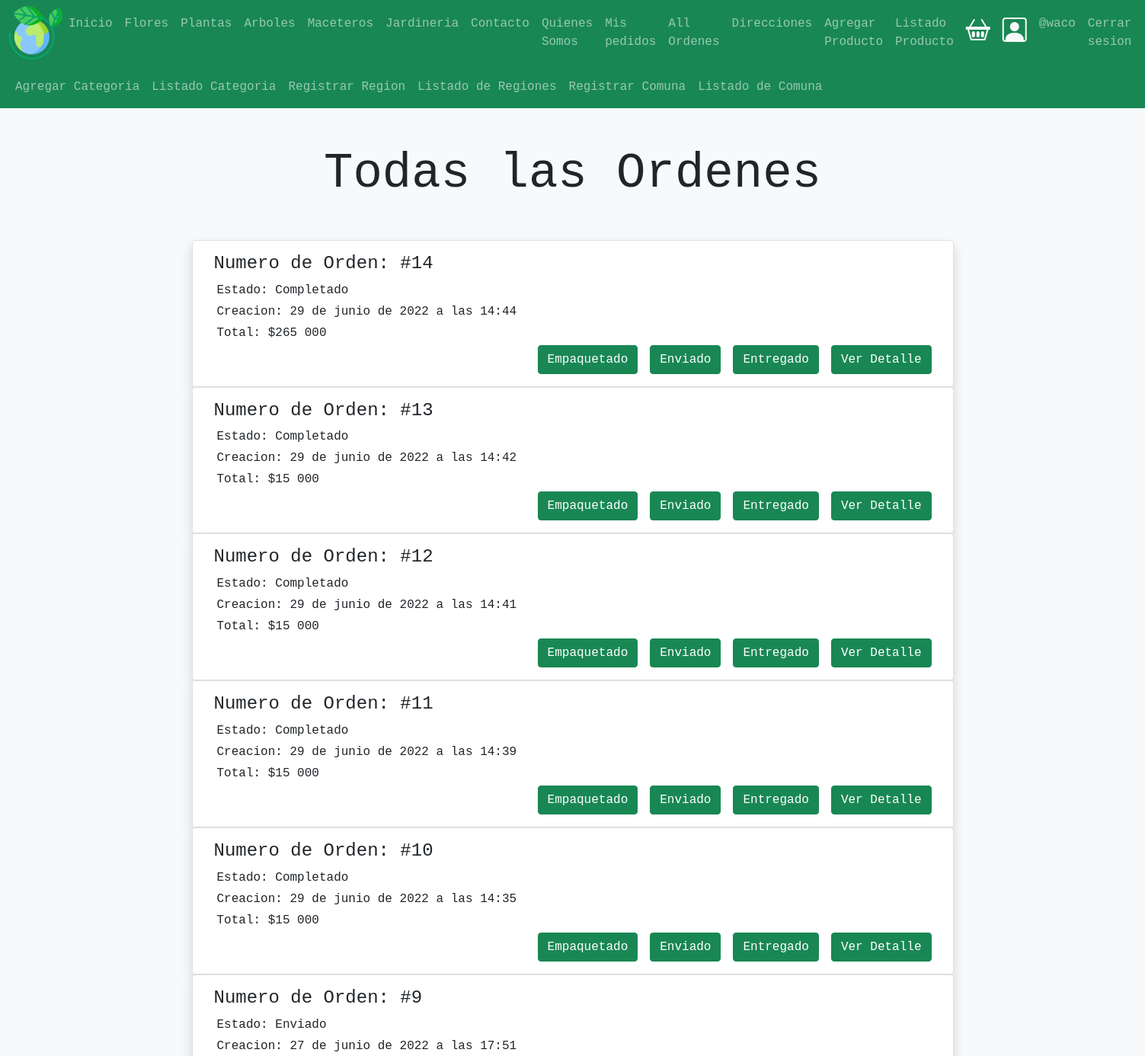
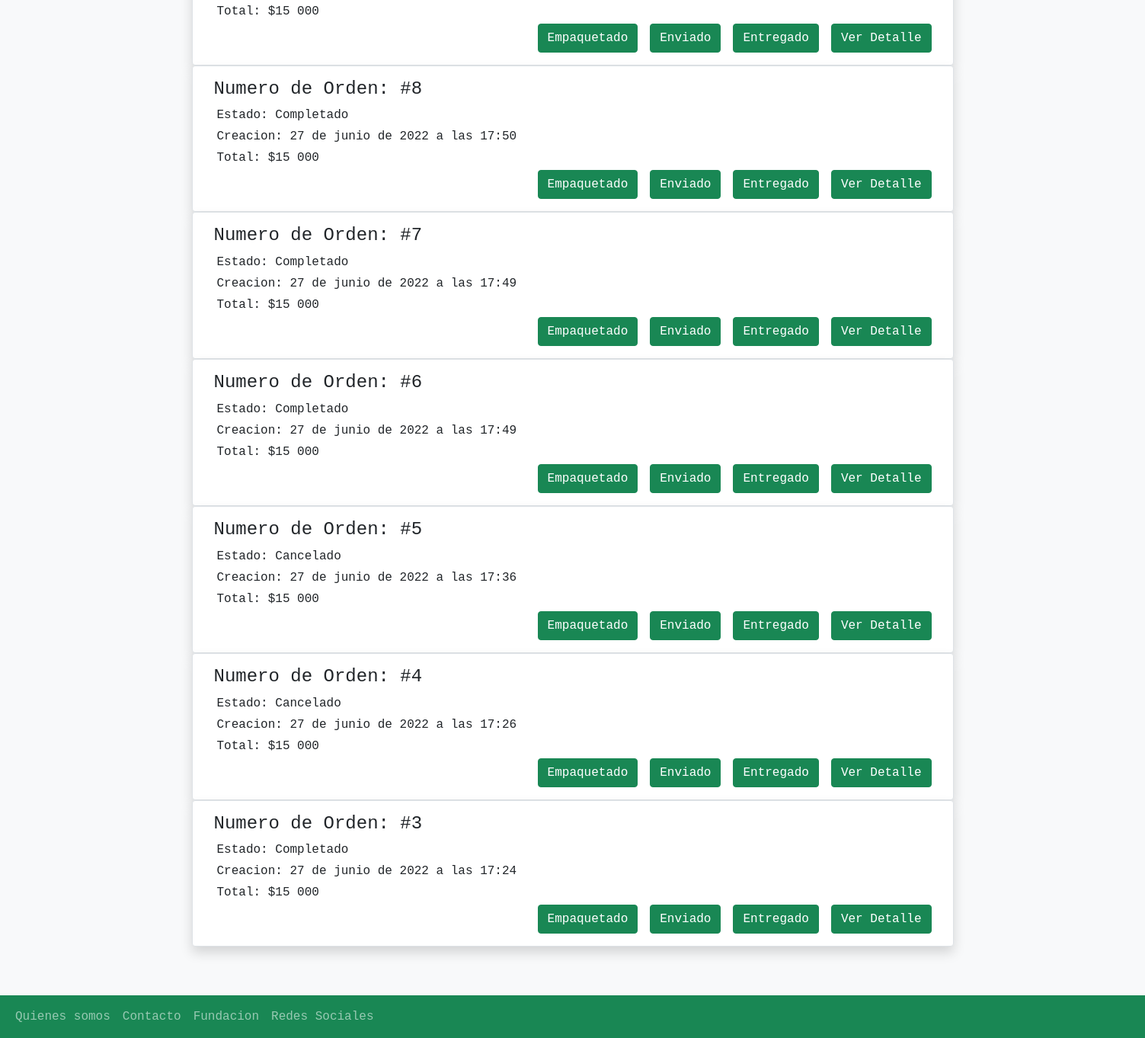
/orden/allOrdenes (signed in), run on the app's committed database (2 pictures, top to bottom).
### ordenes/models.py (models this page shows, shortened)
class Ordenes(models.Model):
    orden_id = models.CharField(max_length=100, null=False, blank=False, unique=True)
    usuario = models.ForeignKey(User, on_delete = models.CASCADE)
    carrito = models.ForeignKey(Carrito, on_delete = models.CASCADE)
    status = models.ForeignKey(status, on_delete= models.PROTECT)
    total = models.IntegerField(default=0)
    envio = models.IntegerField(default=15000)
    creacion = models.DateTimeField(auto_now_add=True)
    direccion_envio = models.CharField( max_length=200 ,null=True , blank=True,)

class status(models.Model):
    nombre = models.CharField(max_length=50,blank=False, null=False, unique=True)
    def __str__(self):
        return self.nombre

### ordenes/views.py (the view)
# urls.py: path('allOrdenes', views.allOrdenes , name='allOrdenes'),
def allOrdenes(request):
    ordenes = Ordenes.objects.all().order_by('-id')
    return render(request,'ordenes/allOrdenes.html',{ 'ordenes':ordenes})

### ordenes/templates/ordenes/allOrdenes.html
{% extends 'base.html' %}
{% load static %}
{% load humanize %}
{% block contenido %}
<section>
    <div class="p-5 bg-light">
        <div class="container">
            <h1 class="display-3 text-center bg-light">Todas las Ordenes</h1>
        </div>
        <section>
            <div class="container mb-3 mt-5">
                <div class="row">
                    {% for orden in ordenes %}
                    <div class="card border rounded shadow">
                        <div class="card-body">
                            <h4 class="card-title"> Numero de Orden: #{{ orden.id}}</h4>
                            <p class="card-text m-1">Estado: {{orden.status}} </p>
                            <p class="card-text m-1"> Creacion: {{ orden.creacion}} </p>
                            <p class="card-text m-1"> Total: ${{ orden.total | intcomma}} </p>
                            <div class="d-flex justify-content-end">
                                {% if request.user.username == 'waco' %}
                                <div class="d-flex justify-content-end">
                                    <a href="{% url 'ordenes:empaquetado'  orden.id %}"class="btn btn-success me-3">Empaquetado</a>
                                    <a href="{% url 'ordenes:despachado'  orden.id %}" class="btn btn-success me-3">Enviado</a>
                                    <a href="{% url 'ordenes:entregado'  orden.id %}" class="btn btn-success me-3">Entregado</a>
                                </div>
                                {% endif %}
                                <a href="{% url 'ordenes:detalleCompra'  orden.carrito_id %}" class="btn btn-success" role="button"> Ver Detalle</a>
                            </div>
                        </div>
                    </div>
                    {% endfor %}
                </div>
            </div>
        </section>
    </div>
</section>
{% endblock contenido %}

### templates/base.html (shortened to what this page needs)
{% load static %}
<!DOCTYPE html>
<html lang="es">
<head>
    <link href="https://cdn.jsdelivr.net/npm/bootstrap@5.1.3/dist/css/bootstrap.min.css" rel="stylesheet">
    <link rel="stylesheet" href="https://cdn.jsdelivr.net/npm/bootstrap-icons@1.8.2/font/bootstrap-icons.css">
    <link rel="stylesheet" href=" {% static 'css/miestilo.css'%} ">
</head>
<body>
    <header>
        <nav class="navbar navbar-expand-xl navbar-dark bg-success">
            <div class="container-fluid">
                <a href="{% url 'home'%}">
                    <img src="{% static 'img/el-planeta-tierra.png' %}" alt="Logo" style="width: 70px;">
                </a>
                <div class="collapse navbar-collapse" id="mynavbar">
                    <ul class="navbar-nav me-auto">
                        <li class="nav-item">
                            <a class="nav-link" href="{% url 'home' %}">Inicio</a>
                        </li>
                        <li class="nav-item">
                            <a class="nav-link" href="{% url 'flores' %}">Flores</a>
                        </li>
                        <li class="nav-item">
                            <a class="nav-link" href="{% url 'plantas' %}">Plantas</a>
                        </li>
                        <li class="nav-item">
                            <a class="nav-link" href="{% url 'arboles' %}">Arboles</a>
                        </li>
                        <li class="nav-item">
                            <a class="nav-link" href="{% url 'maceteros' %}">Maceteros</a>
                        </li>
                        <li class="nav-item">
                            <a class="nav-link" href="{% url 'jardineria' %}">Jardineria</a>
                        </li>
                        <li class="nav-item">
                            <a class="nav-link" href="{% url 'contacto'%}">Contacto</a>
                        </li>
                        <li class="nav-item">
                            <a class="nav-link" href="{% url 'quienesSomos'%}">Quienes Somos</a>
                        </li>
                        {% if user.is_authenticated %}
                        <li class="nav-item">
                            <a class="nav-link" href="{% url 'ordenes:completados'%}">Mis pedidos</a>
                        </li>
                        {% endif %}
                        {% if user.is_authenticated %}
                        <li class="nav-item">
                            <a class="nav-link" href="{% url 'ordenes:allOrdenes'%}">All Ordenes</a>
                        </li>
                        {% endif %}
                        {% if user.is_authenticated %}
                            <li class="nav-item">
                                <a class="nav-link" href="{% url 'direccion_envio:direccion_envio'%}">Direcciones</a>
                            </li>
                        {% endif %}
                        {% if user.is_authenticated %}
                            <li class="nav-item">
                                <a class="nav-link" href=" {% url 'productos:formProducto' %}">Agregar Producto</a>
                            </li>
                        {% endif %}
                        {% if user.is_authenticated %}
                        <li class="nav-item">
                            <a class="nav-link" href=" {% url 'productos:productoListado' %}">Listado Producto</a>
                        </li>
                    {% endif %}
                    </ul>
                    <div class="d-flex m-1">
                        <a href="{% url 'carrito:carrito'%}" class="text-light">
                            <i class="bi bi-basket2 p-1" style="font-size: 2rem;"></i>
                        </a>
                    </div>
                    <div class="d-flex m-2">
                        {% if user.is_authenticated %}
                            <a href="{% url 'perfil'%}" class="text-light">
                                <i class="bi bi-person-square" style="font-size: 2rem;"></i>
                            </a>
                        {% else%}
                            <a href="{% url 'login' %}" class="text-light">
                                <i class="bi bi-person-square" style="font-size: 2rem;"></i>
                            </a>
                        {% endif %}
                    </div>
                    <ul class="navbar-nav ">
                        {% if user.is_authenticated %}
                        <li class="nav-item">
                            <a class="nav-link" href="{% url 'perfil'%}">@{{ user.username }}</a>
                        </li>
                        <li class="nav-item">
                            <a class="nav-link" href="{% url 'logout' %}">Cerrar sesion</a>
                        </li>
                        {% else%}
                        <li class="nav-item d-flex">
                            <a class="nav-link" href="{% url 'login' %}">Iniciar Sesion</a>
                        </li>
                        {% endif %}
                    </ul>
                </div>
            </div>
        </nav>
        <nav class="navbar navbar-expand-xl navbar-dark bg-success">
            <div class="container-fluid">
                <div class="collapse navbar-collapse" id="mynavbar">
                    <ul class="navbar-nav me-auto">
                        {% if user.is_authenticated %}
                        <li class="nav-item">
                            <a class="nav-link" href=" {% url 'productos:formCategoria' %}">Agregar Categoria</a>
                        </li>
                    {% endif %}
                    {% if user.is_authenticated %}
                        <li class="nav-item">
                            <a class="nav-link" href=" {% url 'productos:listadoCategoria' %}">Listado Categoria</a>
                        </li>
                    {% endif %}
                    {% if user.is_authenticated %}
                        <li class="nav-item">
                            <a class="nav-link" href=" {% url 'formRegion' %}">Registrar Region</a>
                        </li>
                    {% endif %}
                    {% if user.is_authenticated %}
                    <li class="nav-item">
                        <a class="nav-link" href=" {% url 'listadoRegion' %}">Listado de  Regiones</a>
                    </li>
                {% endif %}
                {% if user.is_authenticated %}
                        <li class="nav-item">
                            <a class="nav-link" href=" {% url 'formComuna' %}">Registrar Comuna</a>
                        </li>
                    {% endif %}
                    {% if user.is_authenticated %}
                    <li class="nav-item">
                        <a class="nav-link" href=" {% url 'listadoComuna' %}">Listado de  Comuna</a>
                    </li>
                {% endif %}
                    </ul>
                </div>
            </div>
        </nav>
    </header>
{% block contenido %}
{% endblock contenido %}
   <footer>
        <nav class="navbar navbar-expand-sm bg-success navbar-dark">
            <div class="container-fluid">
                <ul class="navbar-nav me-auto">
                    <li class="nav-item">
                        <a class="nav-link" href=" {% url 'quienesSomos'%}">Quienes somos</a>
                    </li>
                    <li class="nav-item">
                        <a class="nav-link" href=" {% url 'contacto'%} ">Contacto</a>
                    </li>
                    <li class="nav-item">
                        <a class="nav-link" href="javascript:void(0)">Fundacion</a>
                    </li>
                    <li class="nav-item">
                        <a class="nav-link" href="#">Redes Sociales</a>
                    </li>
                </ul>
            </div>
          </nav>
    </footer>
</body>
</html>

### static/css/miestilo.css (style rules this page uses)
body { font-family: monospace; }
.container { width: 100%; max-width: 1000px; margin: auto; }

### data on the page
Ordenes: id "14", status "Completado", creacion "29 de junio de 2022 a las 14:44", total "265 000"
Ordenes: id "13", status "Completado", creacion "29 de junio de 2022 a las 14:42", total "15 000"
Ordenes: id "12", status "Completado", creacion "29 de junio de 2022 a las 14:41", total "15 000"
Ordenes: id "11", status "Completado", creacion "29 de junio de 2022 a las 14:39", total "15 000"
Ordenes: id "10", status "Completado", creacion "29 de junio de 2022 a las 14:35", total "15 000"
Ordenes: id "9", status "Enviado", creacion "27 de junio de 2022 a las 17:51", total "15 000"
Ordenes: id "8", status "Completado", creacion "27 de junio de 2022 a las 17:50", total "15 000"
Ordenes: id "7", status "Completado", creacion "27 de junio de 2022 a las 17:49", total "15 000"
Ordenes: id "6", status "Completado", creacion "27 de junio de 2022 a las 17:49", total "15 000"
Ordenes: id "5", status "Cancelado", creacion "27 de junio de 2022 a las 17:36", total "15 000"
Ordenes: id "4", status "Cancelado", creacion "27 de junio de 2022 a las 17:26", total "15 000"
Ordenes: id "3", status "Completado", creacion "27 de junio de 2022 a las 17:24", total "15 000"

### other printed values
{{ user.username }} "waco"
